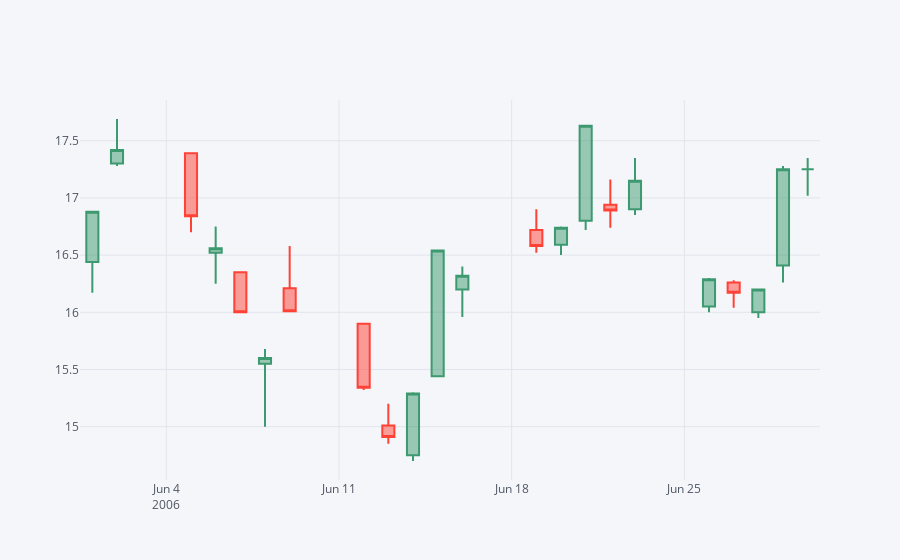

The cell this chart's notebook holds for it:
### Code cell
ttm.loc["6-2006"].iplot("candle")

### Figure 1 — Plotly figure (JSON) as saved in the notebook; plotly's stock layout.template omitted (floating-point values rounded to 4 significant figures)
{"data": [{"close": [16.88, 17.42, 16.84, 16.56, 16.0, 15.6, 16.01, 15.34, 14.91, 15.29, 16.54, 16.32, 16.58, 16.74, 17.63, 16.89, 17.15, 16.29, 16.17, 16.2, 17.25, 17.25], "high": [16.88, 17.69, 17.39, 16.75, 16.35, 15.68, 16.58, 15.9, 15.2, 15.3, 16.54, 16.4, 16.9, 16.75, 17.63, 17.16, 17.35, 16.3, 16.28, 16.2, 17.28, 17.35], "low": [16.17, 17.28, 16.7, 16.25, 16.0, 15.0, 16.01, 15.32, 14.85, 14.7, 15.44, 15.96, 16.52, 16.5, 16.72, 16.74, 16.85, 16.0, 16.04, 15.95, 16.26, 17.02], "open": [16.44, 17.3, 17.39, 16.52, 16.35, 15.55, 16.21, 15.9, 15.01, 14.75, 15.44, 16.2, 16.72, 16.59, 16.8, 16.94, 16.9, 16.05, 16.26, 16.0, 16.41, 17.25], "showlegend": false, "type": "candlestick", "x": ["2006-06-01", "2006-06-02", "2006-06-05", "2006-06-06", "2006-06-07", "2006-06-08", "2006-06-09", "2006-06-12", "2006-06-13", "2006-06-14", "2006-06-15", "2006-06-16", "2006-06-19", "2006-06-20", "2006-06-21", "2006-06-22", "2006-06-23", "2006-06-26", "2006-06-27", "2006-06-28", "2006-06-29", "2006-06-30"], "yaxis": "y2"}], "layout": {"legend": {"bgcolor": "#F5F6F9", "font": {"color": "#4D5663"}}, "paper_bgcolor": "#F5F6F9", "plot_bgcolor": "#F5F6F9", "title": {"font": {"color": "#4D5663"}}, "xaxis": {"gridcolor": "#E1E5ED", "rangeslider": {"visible": false}, "showgrid": true, "tickfont": {"color": "#4D5663"}, "title": {"font": {"color": "#4D5663"}, "text": ""}, "zerolinecolor": "#E1E5ED"}, "yaxis": {"gridcolor": "#E1E5ED", "showgrid": true, "showticklabels": false, "tickfont": {"color": "#4D5663"}, "title": {"font": {"color": "#4D5663"}, "text": ""}, "zerolinecolor": "#E1E5ED"}, "yaxis2": {"gridcolor": "#E1E5ED", "showgrid": true, "tickfont": {"color": "#4D5663"}, "title": {"font": {"color": "#4D5663"}, "text": ""}, "zerolinecolor": "#E1E5ED"}}}
